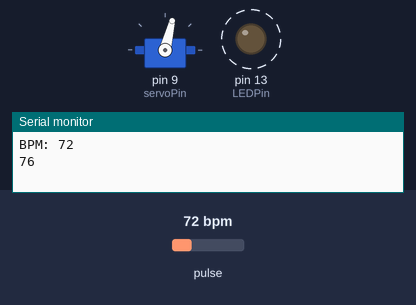
Bench run of a sketch on a simulated Arduino Uno, built with avr-gcc and run on an emulated ATmega328P. Shown: servo, output pins drawn as LEDs (lit = HIGH), the last lines printed to the serial monitor. Dashed ring = blinking. Inputs (shaded band) come from the test bench; at power-on: pulse 72 bpm.

Above: at 1.2 s.
1.3 s: pulse set to 42 bpm
At 3.0 s:
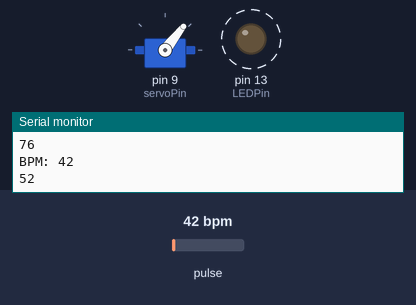
4.3 s: pulse set to 130 bpm
At 4.4 s:
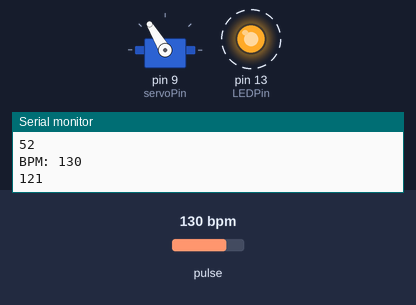
7.3 s: pulse set to 158 bpm
At 7.59 s:
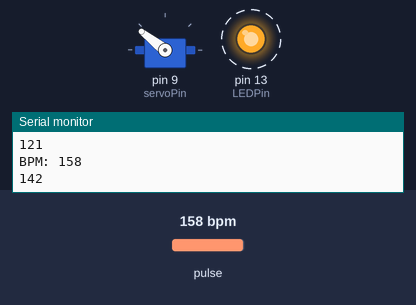
Timing chart, 0 to 16.3 s (numbered marks = the images above; inputs shaded):
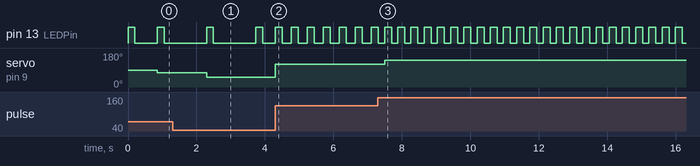

Measured:
- after the input at 1.3 s, pin 13 (LEDPin): alternates HIGH for 0.20 s and LOW for 1.2 s, starting after 0.99 s; servo on pin 9 (servoPin): 76° → 52° after 0.99 s
- after the input at 4.3 s, pin 13 (LEDPin): alternates HIGH for 0.20 s and LOW for 0.26 s, starting at once; servo on pin 9 (servoPin): 52° → 121° at once
- after the input at 7.3 s, servo on pin 9 (servoPin): 121° → 142° after 0.19 s
- by itself, pin 13 (LEDPin): alternates HIGH for 0.20 s and LOW for 0.65 s

The sketch:

4.ino
```cpp
#include <Servo.h>
#define USE_ARDUINO_INTERRUPTS true    // BPMの計算用の設定、おまじない
#include <PulseSensorPlayground.h>     // パルスセンサーのライブラリをインクルードする

int pulsePin = A0;    // パルスセンサの入力ピンをA0にする
int LEDPin = 13;      // LEDのピンを13番にする
int pulseVal;         // パルスセンサの値を格納する変数
int threshold = 550;  // 心拍のしきい値、pulseValがこれより大きいとき心拍したとする

PulseSensorPlayground pulseSensor; // パルスセンサーの変数を用意 (パルスセンサーのインスタンス生成)
int myBPM;            // BPM(心拍数)を格納する変数

Servo myServo;
int servoPin = 9;
int pos;

void setup() {
  pinMode(LEDPin, OUTPUT); // LEDPinを出力に設定する
  Serial.begin(9600); // シリアル通信の開始

  pulseSensor.analogInput(pulsePin);   // パルスセンサの入力ピンを設定
  pulseSensor.blinkOnPulse(LEDPin);    // LEDのピンを設定
  pulseSensor.setThreshold(threshold); // 心拍のしきい値を設定
  pulseSensor.begin();                 // 計測開始

  myServo.attach(servoPin);
}

void loop() {
  //pulseVal = analogRead(pulsePin);
  //Serial.println(pulseVal);
  myBPM = pulseSensor.getBeatsPerMinute();  // PulseSensorPlaygroundライブラリ内のgetBeatsPerMinute()関数を呼び出し、BPMを計算しmyBPMに格納.
  if (pulseSensor.sawStartOfBeat()) {       // もし心拍が起きたならば
    Serial.print("BPM: ");                  // シリアルモニタに "BPM: " を表示
    Serial.println(myBPM);                  // シリアルモニタにmyBPMの中身を表示

    if(myBPM < 180){
      pos = map(myBPM, 0, 180, 20, 160);
    }
    Serial.println(pos);
    myServo.write(pos);
  }

  delay(20);
}
```
